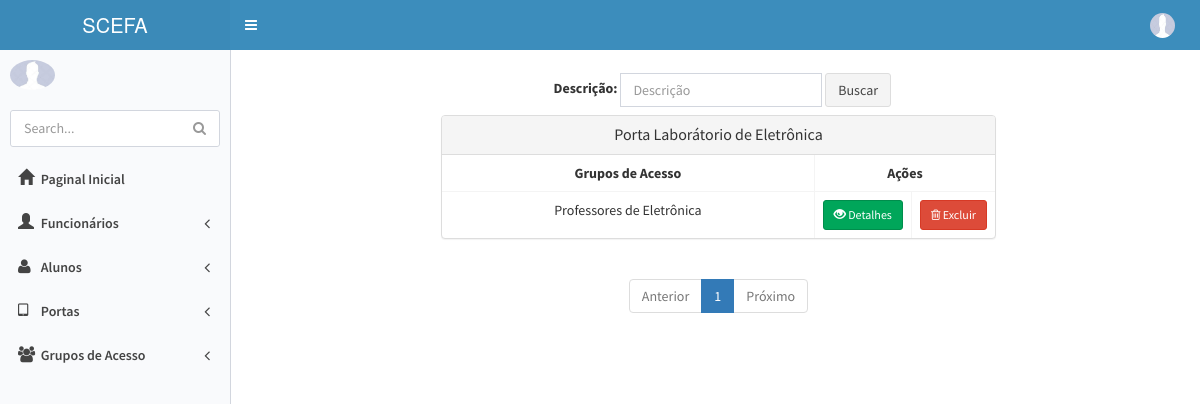
Screenshot of /porta/detail/5 (signed in) with the database file from the repository.
### appPortas/models.py (models this page shows)
class Porta(models.Model):
    descricao = models.CharField('Descrição', max_length=255)
    local = models.CharField('Local', max_length=255)
    def __str__(self):
        return self.descricao
    class Meta: permissions = (('view_porta', 'Can see porta'),)

class Grupo(models.Model):
    descricao = models.CharField('Descrição', max_length=255)
    class Meta: permissions = (('view_grupo', 'Can see grupo'),)
    def __str__(self):
        return self.descricao
    class Meta: permissions = (('view_grupo', 'Can see grupo'),)

### appPortas/views.py (the view)
# urls.py: url(r'^porta/detail/(?P<pk>\d+)$',porta_detail, name='porta_detail'),
@permission_required('appPortas.view_porta',login_url='erro_permissao')
def porta_detail(request,pk):
    criterio = request.GET.get('criterio')
    grupo = request.GET.get('grupo')
    porta = Porta.objects.get(id=pk)
    if grupo:
        porta_grupo = GrupoPorta.objects.get(porta=porta, grupo_id=grupo)
        porta_grupo.delete()
    if criterio:
        grupos = Grupo.objects.filter(grupoporta__porta=porta, descricao__icontains=criterio).order_by('descricao')
    else:
        grupos = Grupo.objects.filter(grupoporta__porta=porta)
    criterio = ""
    paginator = Paginator(grupos, 10)
    page = request.GET.get('page')
    try:
        grupos = paginator.page(page)
    except PageNotAnInteger:
        grupos = paginator.page(1)
    except EmptyPage:
        grupos = paginator.page(paginator.num_pages)
    dados = {'grupos': grupos,'porta':porta, 'criterio': criterio, 'paginator': paginator, 'page_obj': grupos}
    return render(request, 'Portas/exibirPorta.html', dados)

### templates/Portas/exibirPorta.html (shortened to what this page needs)
{% extends 'base.html' %}
{% block conteudo %}
    <section class="container">
        <div class="row">
            {% if grupos %}
             <div class="col-sm-6 col-sm-offset-3">
                 <form class="navbar-form navbar-left" role="search" method="get" action="">
                    <div class="form-group">
                      <label>Descrição:</label>
                        <input type="text" id="criterio" name="criterio" value="{{ criterio }}" class="form-control" placeholder="Descrição">
                    </div>
                    <button type="submit" class="btn btn-default">Buscar</button>
                 </form>
             </div>
            <div class="col-sm-6 col-sm-offset-2">
                <div class="panel panel-default">
                    <div class="panel-heading">
                        <h3 class="panel-title" style="text-align: center;">Porta {{ porta }}</h3>
                    </div>
                    <table class="table table-bordered">
                        <tr>
                            <th>Grupos de Acesso</th>
                            <th colspan="2">
                                <center>Ações</center>
                            </th>
                        </tr>
                        {% for grupo in grupos %}
                            <tr>
                                <td>{{ grupo }}</td>
                                <td style="width: 10px">
                                    <a href="{% url 'grupo_detail' grupo.pk %}" class="btn btn-success btn-sm">
                                        <span class="glyphicon glyphicon-eye-open"></span> Detalhes
                                    </a>
                                </td>
                                <td style="width: 10px">
                                    <form action="{% url 'porta_detail' porta.pk %}">
                                        <button type="submit" class="btn btn-danger btn-sm">
                                            <span class="fa fa-trash-o"></span> Excluir
                                        </button>
                                    </form>
                                </td>
                            </tr>
                        {% endfor %}
                    </table>
                </div>
                {% include 'utils/paginacao.html' %}
            </div>
            {% endif %}
        </div>
    </section>
{% endblock %}

### templates/base.html (style rules this page uses)
body { background-color: blue; }

### templates/Portas/exibirPorta.html (style rules this page uses)
td,th { text-align: center; }

### rows the page displays
Porta: descricao "Laborátorio de Eletrônica"
Grupo: descricao "Professores de Eletrônica"

### other values shown
{{ page }} "1"
